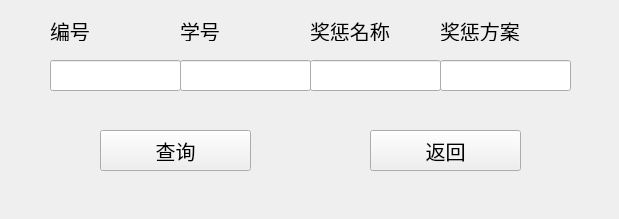
<?xml version="1.0" encoding="UTF-8"?>
<ui version="4.0">
 <class>Form</class>
 <widget class="QWidget" name="Form">
  <property name="geometry">
   <rect>
    <x>0</x>
    <y>0</y>
    <width>619</width>
    <height>219</height>
   </rect>
  </property>
  <property name="minimumSize">
   <size>
    <width>619</width>
    <height>219</height>
   </size>
  </property>
  <property name="maximumSize">
   <size>
    <width>619</width>
    <height>219</height>
   </size>
  </property>
  <property name="windowTitle">
   <string>Form</string>
  </property>
  <widget class="QLineEdit" name="lineEdit_1">
   <property name="geometry">
    <rect>
     <x>50</x>
     <y>60</y>
     <width>131</width>
     <height>31</height>
    </rect>
   </property>
  </widget>
  <widget class="QLineEdit" name="lineEdit_2">
   <property name="geometry">
    <rect>
     <x>180</x>
     <y>60</y>
     <width>131</width>
     <height>31</height>
    </rect>
   </property>
  </widget>
  <widget class="QLineEdit" name="lineEdit_3">
   <property name="geometry">
    <rect>
     <x>310</x>
     <y>60</y>
     <width>131</width>
     <height>31</height>
    </rect>
   </property>
  </widget>
  <widget class="QLineEdit" name="lineEdit_4">
   <property name="geometry">
    <rect>
     <x>440</x>
     <y>60</y>
     <width>131</width>
     <height>31</height>
    </rect>
   </property>
  </widget>
  <widget class="QPushButton" name="check_Button">
   <property name="geometry">
    <rect>
     <x>100</x>
     <y>130</y>
     <width>151</width>
     <height>41</height>
    </rect>
   </property>
   <property name="font">
    <font>
     <family>楷体</family>
     <pointsize>15</pointsize>
    </font>
   </property>
   <property name="text">
    <string>查询</string>
   </property>
  </widget>
  <widget class="QPushButton" name="back_Button">
   <property name="geometry">
    <rect>
     <x>370</x>
     <y>130</y>
     <width>151</width>
     <height>41</height>
    </rect>
   </property>
   <property name="font">
    <font>
     <family>楷体</family>
     <pointsize>15</pointsize>
    </font>
   </property>
   <property name="text">
    <string>返回</string>
   </property>
  </widget>
  <widget class="QLabel" name="label">
   <property name="geometry">
    <rect>
     <x>50</x>
     <y>20</y>
     <width>71</width>
     <height>21</height>
    </rect>
   </property>
   <property name="font">
    <font>
     <family>楷体</family>
     <pointsize>15</pointsize>
    </font>
   </property>
   <property name="text">
    <string>编号</string>
   </property>
  </widget>
  <widget class="QLabel" name="label_2">
   <property name="geometry">
    <rect>
     <x>180</x>
     <y>20</y>
     <width>71</width>
     <height>21</height>
    </rect>
   </property>
   <property name="font">
    <font>
     <family>楷体</family>
     <pointsize>15</pointsize>
    </font>
   </property>
   <property name="text">
    <string>学号</string>
   </property>
  </widget>
  <widget class="QLabel" name="label_3">
   <property name="geometry">
    <rect>
     <x>310</x>
     <y>20</y>
     <width>81</width>
     <height>21</height>
    </rect>
   </property>
   <property name="font">
    <font>
     <family>楷体</family>
     <pointsize>15</pointsize>
    </font>
   </property>
   <property name="text">
    <string>奖惩名称</string>
   </property>
  </widget>
  <widget class="QLabel" name="label_4">
   <property name="geometry">
    <rect>
     <x>440</x>
     <y>20</y>
     <width>91</width>
     <height>21</height>
    </rect>
   </property>
   <property name="font">
    <font>
     <family>楷体</family>
     <pointsize>15</pointsize>
    </font>
   </property>
   <property name="text">
    <string>奖惩方案</string>
   </property>
  </widget>
 </widget>
 <resources/>
 <connections/>
</ui>
